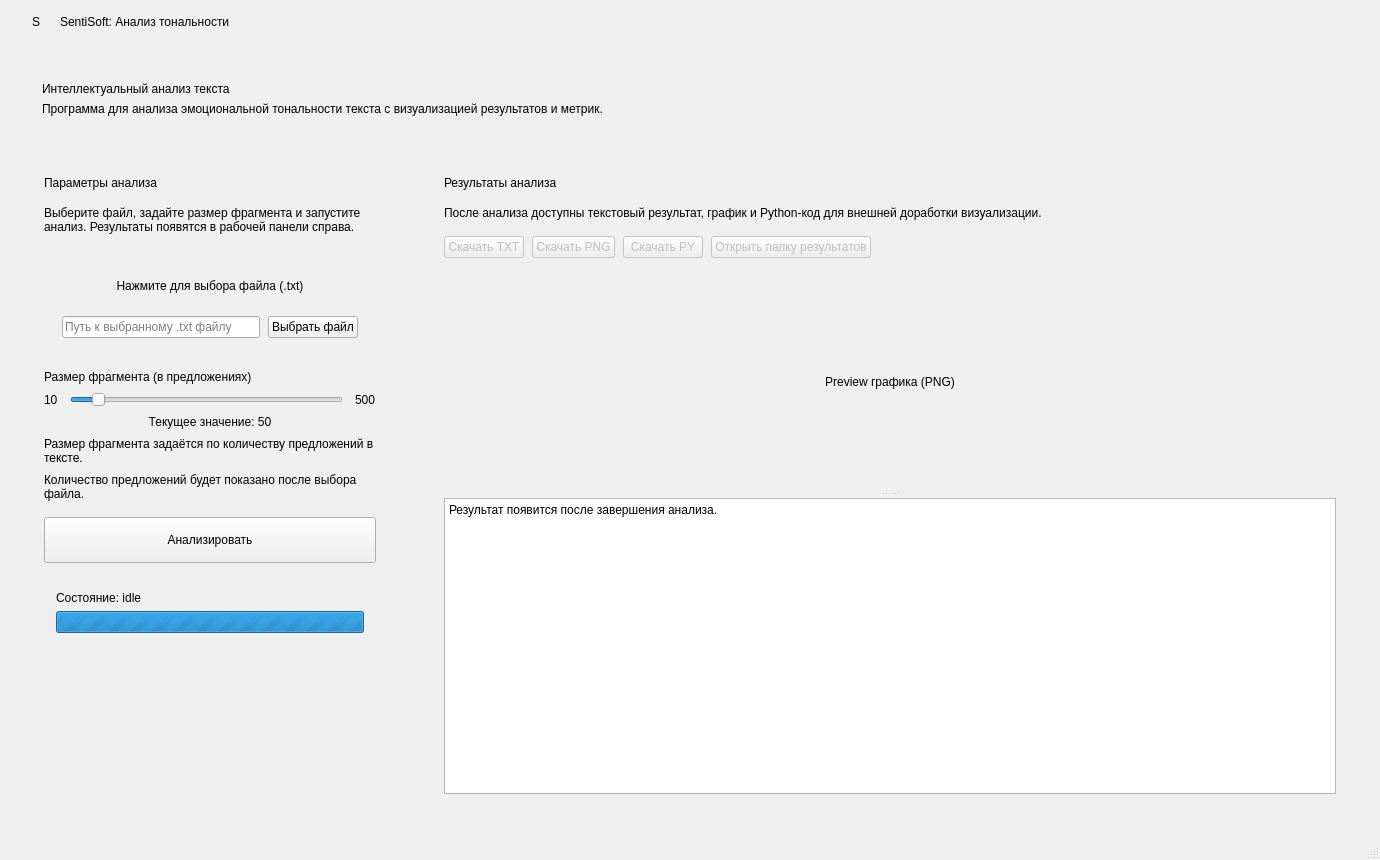
<?xml version="1.0" encoding="UTF-8"?>
<ui version="4.0">
 <class>MainWindow</class>
 <widget class="QMainWindow" name="MainWindow">
  <property name="geometry">
   <rect>
    <x>0</x>
    <y>0</y>
    <width>1380</width>
    <height>860</height>
   </rect>
  </property>
  <property name="windowTitle">
   <string>SentiSoft Desktop</string>
  </property>
  <widget class="QWidget" name="centralwidget">
   <layout class="QVBoxLayout" name="rootLayout">
    <property name="leftMargin">
     <number>0</number>
    </property>
    <property name="topMargin">
     <number>0</number>
    </property>
    <property name="rightMargin">
     <number>0</number>
    </property>
    <property name="bottomMargin">
     <number>0</number>
    </property>
    <property name="spacing">
     <number>0</number>
    </property>
    <item>
     <widget class="QFrame" name="mainHeader">
      <property name="frameShape">
       <enum>QFrame::NoFrame</enum>
      </property>
      <layout class="QHBoxLayout" name="headerLayout">
       <property name="leftMargin">
        <number>24</number>
       </property>
       <property name="topMargin">
        <number>10</number>
       </property>
       <property name="rightMargin">
        <number>24</number>
       </property>
       <property name="bottomMargin">
        <number>10</number>
       </property>
       <property name="spacing">
        <number>12</number>
       </property>
       <item>
        <widget class="QFrame" name="headerIcon">
         <property name="minimumSize">
          <size>
           <width>24</width>
           <height>24</height>
          </size>
         </property>
         <property name="maximumSize">
          <size>
           <width>24</width>
           <height>24</height>
          </size>
         </property>
         <property name="frameShape">
          <enum>QFrame::NoFrame</enum>
         </property>
         <layout class="QVBoxLayout" name="headerIconLayout">
          <property name="leftMargin">
           <number>0</number>
          </property>
          <property name="topMargin">
           <number>0</number>
          </property>
          <property name="rightMargin">
           <number>0</number>
          </property>
          <property name="bottomMargin">
           <number>0</number>
          </property>
          <item>
           <widget class="QLabel" name="headerIconGlyph">
            <property name="text">
             <string>S</string>
            </property>
            <property name="alignment">
             <set>Qt::AlignCenter</set>
            </property>
           </widget>
          </item>
         </layout>
        </widget>
       </item>
       <item>
        <widget class="QLabel" name="headerTitle">
         <property name="text">
          <string>SentiSoft: Анализ тональности</string>
         </property>
        </widget>
       </item>
       <item>
        <spacer name="headerSpacer">
         <property name="orientation">
          <enum>Qt::Horizontal</enum>
         </property>
         <property name="sizeHint" stdset="0">
          <size>
           <width>40</width>
           <height>20</height>
          </size>
         </property>
        </spacer>
       </item>
      </layout>
     </widget>
    </item>
    <item>
     <widget class="QScrollArea" name="contentScrollArea">
      <property name="frameShape">
       <enum>QFrame::NoFrame</enum>
      </property>
      <property name="widgetResizable">
       <bool>true</bool>
      </property>
      <widget class="QWidget" name="scrollAreaWidgetContents">
       <layout class="QVBoxLayout" name="scrollContentLayout">
        <property name="leftMargin">
         <number>20</number>
        </property>
        <property name="topMargin">
         <number>20</number>
        </property>
        <property name="rightMargin">
         <number>20</number>
        </property>
        <property name="bottomMargin">
         <number>20</number>
        </property>
        <property name="spacing">
         <number>18</number>
        </property>
        <item>
         <widget class="QFrame" name="pageIntro">
          <property name="frameShape">
           <enum>QFrame::NoFrame</enum>
          </property>
          <layout class="QVBoxLayout" name="pageIntroLayout">
           <property name="leftMargin">
            <number>22</number>
           </property>
           <property name="topMargin">
            <number>18</number>
           </property>
           <property name="rightMargin">
            <number>22</number>
           </property>
           <property name="bottomMargin">
            <number>18</number>
           </property>
           <property name="spacing">
            <number>6</number>
           </property>
           <item>
            <widget class="QLabel" name="pageTitle">
             <property name="text">
              <string>Интеллектуальный анализ текста</string>
             </property>
            </widget>
           </item>
           <item>
            <widget class="QLabel" name="pageSubtitle">
             <property name="text">
              <string>Программа для анализа эмоциональной тональности текста с визуализацией результатов и метрик.</string>
             </property>
             <property name="wordWrap">
              <bool>true</bool>
             </property>
            </widget>
           </item>
          </layout>
         </widget>
        </item>
        <item>
         <widget class="QFrame" name="workspaceCard">
          <property name="frameShape">
           <enum>QFrame::NoFrame</enum>
          </property>
          <layout class="QHBoxLayout" name="workspaceLayout">
           <property name="leftMargin">
            <number>0</number>
           </property>
           <property name="topMargin">
            <number>0</number>
           </property>
           <property name="rightMargin">
            <number>0</number>
           </property>
           <property name="bottomMargin">
            <number>0</number>
           </property>
           <property name="spacing">
            <number>20</number>
           </property>
           <item>
            <widget class="QFrame" name="controlPanel">
             <property name="minimumSize">
              <size>
               <width>340</width>
               <height>0</height>
              </size>
             </property>
             <property name="maximumSize">
              <size>
               <width>380</width>
               <height>16777215</height>
              </size>
             </property>
             <property name="frameShape">
              <enum>QFrame::NoFrame</enum>
             </property>
             <layout class="QVBoxLayout" name="controlPanelLayout">
              <property name="leftMargin">
               <number>24</number>
              </property>
              <property name="topMargin">
               <number>24</number>
              </property>
              <property name="rightMargin">
               <number>24</number>
              </property>
              <property name="bottomMargin">
               <number>24</number>
              </property>
              <property name="spacing">
               <number>16</number>
              </property>
              <item>
               <widget class="QLabel" name="cardTitle">
                <property name="text">
                 <string>Параметры анализа</string>
                </property>
               </widget>
              </item>
              <item>
               <widget class="QLabel" name="cardSubtitle">
                <property name="text">
                 <string>Выберите файл, задайте размер фрагмента и запустите анализ. Результаты появятся в рабочей панели справа.</string>
                </property>
                <property name="wordWrap">
                 <bool>true</bool>
                </property>
               </widget>
              </item>
              <item>
               <widget class="QFrame" name="uploadBox">
                <property name="minimumSize">
                 <size>
                  <width>0</width>
                  <height>104</height>
                 </size>
                </property>
                <property name="frameShape">
                 <enum>QFrame::NoFrame</enum>
                </property>
                <layout class="QVBoxLayout" name="uploadBoxLayout">
                 <property name="leftMargin">
                  <number>18</number>
                 </property>
                 <property name="topMargin">
                  <number>16</number>
                 </property>
                 <property name="rightMargin">
                  <number>18</number>
                 </property>
                 <property name="bottomMargin">
                  <number>16</number>
                 </property>
                 <property name="spacing">
                  <number>10</number>
                 </property>
                 <item>
                  <widget class="QLabel" name="uploadLabel">
                   <property name="text">
                    <string>Нажмите для выбора файла (.txt)</string>
                   </property>
                   <property name="alignment">
                    <set>Qt::AlignCenter</set>
                   </property>
                   <property name="wordWrap">
                    <bool>true</bool>
                   </property>
                  </widget>
                 </item>
                 <item>
                  <layout class="QHBoxLayout" name="fileRow">
                   <property name="spacing">
                    <number>8</number>
                   </property>
                   <item>
                    <widget class="QLineEdit" name="filePathEdit">
                     <property name="readOnly">
                      <bool>true</bool>
                     </property>
                     <property name="placeholderText">
                      <string>Путь к выбранному .txt файлу</string>
                     </property>
                    </widget>
                   </item>
                   <item>
                    <widget class="QPushButton" name="browseButton">
                     <property name="text">
                      <string>Выбрать файл</string>
                     </property>
                    </widget>
                   </item>
                  </layout>
                 </item>
                </layout>
               </widget>
              </item>
              <item>
               <widget class="QFrame" name="sliderSection">
                <property name="frameShape">
                 <enum>QFrame::NoFrame</enum>
                </property>
                <layout class="QVBoxLayout" name="sliderSectionLayout">
                 <property name="leftMargin">
                  <number>0</number>
                 </property>
                 <property name="topMargin">
                  <number>0</number>
                 </property>
                 <property name="rightMargin">
                  <number>0</number>
                 </property>
                 <property name="bottomMargin">
                  <number>0</number>
                 </property>
                 <property name="spacing">
                  <number>8</number>
                 </property>
                 <item>
                 <widget class="QLabel" name="chunkSizeLabel">
                   <property name="text">
                    <string>Размер фрагмента (в предложениях)</string>
                   </property>
                  </widget>
                 </item>
                 <item>
                  <layout class="QHBoxLayout" name="sliderRow">
                   <property name="spacing">
                    <number>12</number>
                   </property>
                   <item>
                    <widget class="QLabel" name="chunkMinLabel">
                     <property name="text">
                      <string>10</string>
                     </property>
                    </widget>
                   </item>
                   <item>
                    <widget class="QSlider" name="chunkSizeSlider">
                     <property name="minimum">
                      <number>10</number>
                     </property>
                     <property name="maximum">
                      <number>500</number>
                     </property>
                     <property name="value">
                      <number>50</number>
                     </property>
                     <property name="orientation">
                      <enum>Qt::Horizontal</enum>
                     </property>
                    </widget>
                   </item>
                   <item>
                    <widget class="QLabel" name="chunkMaxLabel">
                     <property name="text">
                      <string>500</string>
                     </property>
                    </widget>
                   </item>
                  </layout>
                 </item>
                 <item>
                 <widget class="QLabel" name="chunkCurrentLabel">
                   <property name="text">
                    <string>Текущее значение: 50</string>
                   </property>
                   <property name="alignment">
                    <set>Qt::AlignCenter</set>
                   </property>
                  </widget>
                 </item>
                 <item>
                  <widget class="QLabel" name="chunkHintLabel">
                   <property name="text">
                    <string>Размер фрагмента задаётся по количеству предложений в тексте.</string>
                   </property>
                   <property name="wordWrap">
                    <bool>true</bool>
                   </property>
                  </widget>
                 </item>
                 <item>
                  <widget class="QLabel" name="sentenceCountLabel">
                   <property name="text">
                    <string>Количество предложений будет показано после выбора файла.</string>
                   </property>
                   <property name="wordWrap">
                    <bool>true</bool>
                   </property>
                  </widget>
                 </item>
                </layout>
               </widget>
              </item>
              <item>
               <widget class="QPushButton" name="submitButton">
                <property name="minimumSize">
                 <size>
                  <width>0</width>
                  <height>46</height>
                 </size>
                </property>
                <property name="text">
                 <string>Анализировать</string>
                </property>
               </widget>
              </item>
              <item>
               <widget class="QFrame" name="statusFrame">
                <property name="frameShape">
                 <enum>QFrame::NoFrame</enum>
                </property>
                <layout class="QVBoxLayout" name="statusFrameLayout">
                 <property name="leftMargin">
                  <number>12</number>
                 </property>
                 <property name="topMargin">
                  <number>12</number>
                 </property>
                 <property name="rightMargin">
                  <number>12</number>
                 </property>
                 <property name="bottomMargin">
                  <number>12</number>
                 </property>
                 <property name="spacing">
                  <number>6</number>
                 </property>
                 <item>
                  <widget class="QLabel" name="statusLabel">
                   <property name="text">
                    <string>Состояние: idle</string>
                   </property>
                  </widget>
                 </item>
                 <item>
                  <widget class="QProgressBar" name="progressBar">
                   <property name="visible">
                    <bool>false</bool>
                   </property>
                   <property name="minimum">
                    <number>0</number>
                   </property>
                   <property name="maximum">
                    <number>0</number>
                   </property>
                   <property name="value">
                    <number>-1</number>
                   </property>
                  </widget>
                 </item>
                </layout>
               </widget>
              </item>
              <item>
               <spacer name="controlPanelStretch">
                <property name="orientation">
                 <enum>Qt::Vertical</enum>
                </property>
                <property name="sizeHint" stdset="0">
                 <size>
                  <width>20</width>
                  <height>20</height>
                 </size>
                </property>
               </spacer>
              </item>
             </layout>
            </widget>
           </item>
           <item>
            <widget class="QFrame" name="resultsPanel">
             <property name="frameShape">
              <enum>QFrame::NoFrame</enum>
             </property>
             <layout class="QVBoxLayout" name="resultsPanelLayout">
              <property name="leftMargin">
               <number>24</number>
              </property>
              <property name="topMargin">
               <number>24</number>
              </property>
              <property name="rightMargin">
               <number>24</number>
              </property>
              <property name="bottomMargin">
               <number>24</number>
              </property>
              <property name="spacing">
               <number>16</number>
              </property>
              <item>
               <widget class="QLabel" name="resultsTitle">
                <property name="text">
                 <string>Результаты анализа</string>
                </property>
               </widget>
              </item>
              <item>
               <widget class="QLabel" name="resultsSubtitle">
                <property name="text">
                 <string>После анализа доступны текстовый результат, график и Python-код для внешней доработки визуализации.</string>
                </property>
                <property name="wordWrap">
                 <bool>true</bool>
                </property>
               </widget>
              </item>
              <item>
               <layout class="QHBoxLayout" name="resultsButtonsRow">
                <property name="spacing">
                 <number>8</number>
                </property>
                <item>
                 <widget class="QPushButton" name="downloadTxtButton">
                  <property name="text">
                   <string>Скачать TXT</string>
                  </property>
                  <property name="enabled">
                   <bool>false</bool>
                  </property>
                 </widget>
                </item>
                <item>
                 <widget class="QPushButton" name="downloadPngButton">
                  <property name="text">
                   <string>Скачать PNG</string>
                  </property>
                  <property name="enabled">
                   <bool>false</bool>
                  </property>
                 </widget>
                </item>
                <item>
                 <widget class="QPushButton" name="downloadPyButton">
                  <property name="text">
                   <string>Скачать PY</string>
                  </property>
                  <property name="enabled">
                   <bool>false</bool>
                  </property>
                 </widget>
                </item>
                <item>
                 <widget class="QPushButton" name="openResultsFolderButton">
                  <property name="text">
                   <string>Открыть папку результатов</string>
                  </property>
                  <property name="enabled">
                   <bool>false</bool>
                  </property>
                 </widget>
                </item>
                <item>
                 <spacer name="resultsButtonsSpacer">
                  <property name="orientation">
                   <enum>Qt::Horizontal</enum>
                  </property>
                  <property name="sizeHint" stdset="0">
                   <size>
                    <width>40</width>
                    <height>20</height>
                   </size>
                  </property>
                 </spacer>
                </item>
               </layout>
              </item>
              <item>
               <widget class="QSplitter" name="resultsSplitter">
                <property name="orientation">
                 <enum>Qt::Vertical</enum>
                </property>
                <property name="handleWidth">
                 <number>8</number>
                </property>
                <widget class="QLabel" name="plotPreview">
                 <property name="minimumSize">
                  <size>
                   <width>0</width>
                   <height>140</height>
                  </size>
                 </property>
                 <property name="alignment">
                  <set>Qt::AlignCenter</set>
                 </property>
                 <property name="text">
                  <string>Preview графика (PNG)</string>
                 </property>
                </widget>
                <widget class="QPlainTextEdit" name="resultTextPreview">
                 <property name="minimumSize">
                  <size>
                   <width>0</width>
                   <height>120</height>
                  </size>
                 </property>
                 <property name="readOnly">
                  <bool>true</bool>
                 </property>
                 <property name="plainText">
                  <string>Результат появится после завершения анализа.</string>
                 </property>
                </widget>
               </widget>
              </item>
             </layout>
            </widget>
           </item>
          </layout>
         </widget>
        </item>
       </layout>
      </widget>
     </widget>
    </item>
   </layout>
  </widget>
  <widget class="QStatusBar" name="statusbar"/>
 </widget>
 <resources/>
 <connections/>
</ui>
